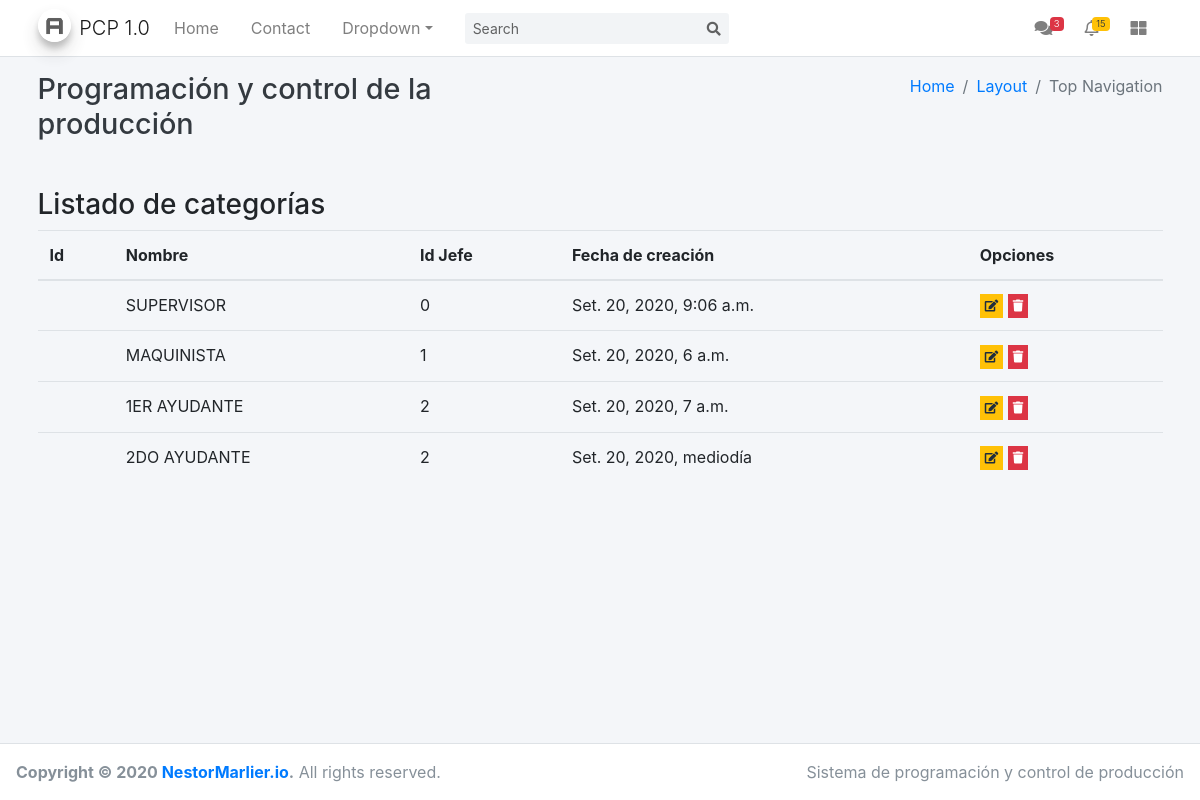
/funcion/categorias/, run on the app's committed database.
### modelBaseApp/models.py (models this page shows, shortened)
class Categoria(models.Model):
    nombre = models.CharField(max_length=30, unique=True)
    id_jefe = models.IntegerField(verbose_name='Identificación Jefe')
    created = models.DateTimeField(
        verbose_name='Fecha de alta', auto_now=True, db_column='creado')
    modified = models.DateTimeField(
        verbose_name='Fecha modificado', auto_now=True, db_column='modificado')
    class Meta:
        db_table = 'categoria'
        verbose_name = 'Categoría'
        verbose_name_plural = 'Categorías'

### modelBaseApp/views.py (the view)
# urls.py: path('categorias/', categoria, name='Categorias'),
def categoria(request):
    data = {
        'title': 'Listado de categorías',
        'categorias': Categoria.objects.all(),
    }
    return render(request, 'categorias/list.html', data)

### modelBaseApp/templates/categorias/list.html (shortened to what this page needs)
{% extends 'base.html' %}
{% block content %}
<table class="table">
  <tr>
    <th scope="col">Id</th>
    <th scope="col">Nombre</th>
    <th scope="col">Id Jefe</th>
    <th scope="col">Fecha de creación</th>
    <th scope="col">Opciones</th>
  </tr>
  <tbody>
    {% for c in categorias %}
    <tr>
      <td scope="row">
      </td>
      <td scope="row">
        {{c.nombre}}
      </td>
      <td scope="row">
        {{c.id_jefe}}
      </td>
      <td scope="row">
        {{c.created}}
      </td>
      <td scope="row">
        <button type="button" class="btn btn-warning btn-xs btn-flat">
          <i class="fas fa-edit"></i>
        </button>
        <button type="button" class="btn btn-danger btn-xs btn-flat">
          <i class="fa fa-trash" aria-hidden="true"></i>
        </button>
      </td>
    </tr>
    {% endfor %}
  </tbody>
</table>
{% endblock  %}

### data on the page
Categoria: nombre "SUPERVISOR", id_jefe "0", created "Set. 20, 2020, 9:06 a.m."
Categoria: nombre "MAQUINISTA", id_jefe "1", created "Set. 20, 2020, 6 a.m."
Categoria: nombre "1ER AYUDANTE", id_jefe "2", created "Set. 20, 2020, 7 a.m."
Categoria: nombre "2DO AYUDANTE", id_jefe "2", created "Set. 20, 2020, mediodía"

### other printed values
{{ title }} "Listado de categorías"
